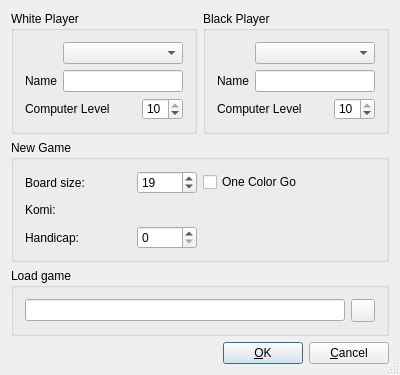
<?xml version="1.0" encoding="UTF-8"?>
<ui version="4.0">
 <class>QNewGameDlgGui</class>
 <widget class="QDialog" name="QNewGameDlgGui">
  <property name="enabled">
   <bool>true</bool>
  </property>
  <property name="geometry">
   <rect>
    <x>0</x>
    <y>0</y>
    <width>400</width>
    <height>375</height>
   </rect>
  </property>
  <property name="sizePolicy">
   <sizepolicy hsizetype="Preferred" vsizetype="Preferred">
    <horstretch>0</horstretch>
    <verstretch>0</verstretch>
   </sizepolicy>
  </property>
  <property name="minimumSize">
   <size>
    <width>400</width>
    <height>375</height>
   </size>
  </property>
  <property name="windowTitle">
   <string>Computer Game</string>
  </property>
  <property name="sizeGripEnabled">
   <bool>true</bool>
  </property>
  <property name="modal">
   <bool>false</bool>
  </property>
  <layout class="QGridLayout">
   <item row="2" column="0" colspan="2">
    <widget class="Q3GroupBox" name="IGSgroup_box_2">
     <property name="sizePolicy">
      <sizepolicy hsizetype="Preferred" vsizetype="Preferred">
       <horstretch>0</horstretch>
       <verstretch>0</verstretch>
      </sizepolicy>
     </property>
     <property name="title">
      <string>Load game</string>
     </property>
     <layout class="QHBoxLayout">
      <item>
       <widget class="QLineEdit" name="_LineEdit_GameToLoad">
        <property name="enabled">
         <bool>true</bool>
        </property>
       </widget>
      </item>
      <item>
       <widget class="QToolButton" name="_FilePathButton">
        <property name="text">
         <string/>
        </property>
        <property name="icon">
         <iconset resource="q4go.qrc">
          <normaloff>:/QNewGameDlgGui/images/qnewgamedlg/image0.png</normaloff>:/QNewGameDlgGui/images/qnewgamedlg/image0.png</iconset>
        </property>
       </widget>
      </item>
     </layout>
    </widget>
   </item>
   <item row="0" column="1">
    <widget class="Q3GroupBox" name="groupBox1_2">
     <property name="title">
      <string>Black Player</string>
     </property>
     <layout class="QGridLayout">
      <item row="2" column="0" colspan="2">
       <widget class="QLabel" name="textLabel1_2">
        <property name="text">
         <string>Computer Level</string>
        </property>
        <property name="wordWrap">
         <bool>false</bool>
        </property>
       </widget>
      </item>
      <item row="2" column="2">
       <widget class="QSpinBox" name="_BlackLevelSpinBox">
        <property name="sizePolicy">
         <sizepolicy hsizetype="Fixed" vsizetype="Fixed">
          <horstretch>0</horstretch>
          <verstretch>0</verstretch>
         </sizepolicy>
        </property>
        <property name="maximum">
         <number>10</number>
        </property>
        <property name="value">
         <number>10</number>
        </property>
       </widget>
      </item>
      <item row="1" column="0">
       <widget class="QLabel" name="textLabel1">
        <property name="text">
         <string>Name</string>
        </property>
        <property name="wordWrap">
         <bool>false</bool>
        </property>
       </widget>
      </item>
      <item row="0" column="0">
       <widget class="QLabel" name="pixmapLabel2">
        <property name="sizePolicy">
         <sizepolicy hsizetype="Fixed" vsizetype="Fixed">
          <horstretch>0</horstretch>
          <verstretch>0</verstretch>
         </sizepolicy>
        </property>
        <property name="pixmap">
         <pixmap resource="q4go.qrc">:/QNewGameDlgGui/images/qnewgamedlg/image1.png</pixmap>
        </property>
        <property name="scaledContents">
         <bool>true</bool>
        </property>
        <property name="wordWrap">
         <bool>false</bool>
        </property>
       </widget>
      </item>
      <item row="1" column="1" colspan="2">
       <widget class="QLineEdit" name="_BlackPlayerLineEdit">
        <property name="sizePolicy">
         <sizepolicy hsizetype="Preferred" vsizetype="Preferred">
          <horstretch>0</horstretch>
          <verstretch>0</verstretch>
         </sizepolicy>
        </property>
       </widget>
      </item>
      <item row="0" column="1" colspan="2">
       <widget class="QComboBox" name="_BlackTypeComboBox">
        <property name="sizePolicy">
         <sizepolicy hsizetype="Preferred" vsizetype="Preferred">
          <horstretch>0</horstretch>
          <verstretch>0</verstretch>
         </sizepolicy>
        </property>
       </widget>
      </item>
     </layout>
    </widget>
   </item>
   <item row="1" column="0" colspan="2">
    <widget class="Q3GroupBox" name="groupBox4">
     <property name="sizePolicy">
      <sizepolicy hsizetype="Preferred" vsizetype="Preferred">
       <horstretch>0</horstretch>
       <verstretch>0</verstretch>
      </sizepolicy>
     </property>
     <property name="title">
      <string>New Game</string>
     </property>
     <layout class="QGridLayout">
      <item row="0" column="0">
       <layout class="QHBoxLayout">
        <property name="spacing">
         <number>6</number>
        </property>
        <property name="margin">
         <number>0</number>
        </property>
        <item>
         <widget class="QLabel" name="TextLabel3">
          <property name="text">
           <string>Board size:</string>
          </property>
          <property name="wordWrap">
           <bool>false</bool>
          </property>
         </widget>
        </item>
        <item>
         <widget class="QSpinBox" name="_SizeSpinBox">
          <property name="maximumSize">
           <size>
            <width>60</width>
            <height>32767</height>
           </size>
          </property>
          <property name="minimum">
           <number>4</number>
          </property>
          <property name="maximum">
           <number>36</number>
          </property>
          <property name="value">
           <number>19</number>
          </property>
         </widget>
        </item>
       </layout>
      </item>
      <item row="2" column="0">
       <layout class="QHBoxLayout">
        <property name="spacing">
         <number>6</number>
        </property>
        <property name="margin">
         <number>0</number>
        </property>
        <item>
         <widget class="QLabel" name="TextLabel5">
          <property name="text">
           <string>Handicap:</string>
          </property>
          <property name="wordWrap">
           <bool>false</bool>
          </property>
         </widget>
        </item>
        <item>
         <widget class="QSpinBox" name="_HandicapSpinBox">
          <property name="maximumSize">
           <size>
            <width>60</width>
            <height>32767</height>
           </size>
          </property>
          <property name="maximum">
           <number>13</number>
          </property>
         </widget>
        </item>
       </layout>
      </item>
      <item row="1" column="0">
       <layout class="QHBoxLayout">
        <property name="spacing">
         <number>6</number>
        </property>
        <property name="margin">
         <number>0</number>
        </property>
        <item>
         <widget class="QLabel" name="TextLabel4">
          <property name="text">
           <string>Komi:</string>
          </property>
          <property name="wordWrap">
           <bool>false</bool>
          </property>
         </widget>
        </item>
        <item>
         <widget class="KomiSpinBox" name="komiSpin" native="true">
          <property name="minimumSize">
           <size>
            <width>20</width>
            <height>20</height>
           </size>
          </property>
          <property name="maximumSize">
           <size>
            <width>60</width>
            <height>32767</height>
           </size>
          </property>
          <property name="focusPolicy">
           <enum>Qt::StrongFocus</enum>
          </property>
          <property name="acceptDrops">
           <bool>true</bool>
          </property>
         </widget>
        </item>
       </layout>
      </item>
      <item row="0" column="1">
       <widget class="QCheckBox" name="_oneColorGoCheckbox">
        <property name="enabled">
         <bool>true</bool>
        </property>
        <property name="text">
         <string>One Color Go</string>
        </property>
       </widget>
      </item>
     </layout>
    </widget>
   </item>
   <item row="0" column="0">
    <widget class="Q3GroupBox" name="groupBox1_2_2">
     <property name="title">
      <string>White Player</string>
     </property>
     <layout class="QGridLayout">
      <item row="2" column="2">
       <widget class="QSpinBox" name="_WhiteLevelSpinBox">
        <property name="sizePolicy">
         <sizepolicy hsizetype="Fixed" vsizetype="Fixed">
          <horstretch>0</horstretch>
          <verstretch>0</verstretch>
         </sizepolicy>
        </property>
        <property name="maximum">
         <number>10</number>
        </property>
        <property name="value">
         <number>10</number>
        </property>
       </widget>
      </item>
      <item row="2" column="0" colspan="2">
       <widget class="QLabel" name="textLabel1_2_2">
        <property name="text">
         <string>Computer Level</string>
        </property>
        <property name="wordWrap">
         <bool>false</bool>
        </property>
       </widget>
      </item>
      <item row="1" column="0">
       <widget class="QLabel" name="textLabel1_3">
        <property name="text">
         <string>Name</string>
        </property>
        <property name="wordWrap">
         <bool>false</bool>
        </property>
       </widget>
      </item>
      <item row="1" column="1" colspan="2">
       <widget class="QLineEdit" name="_WhitePlayerLineEdit">
        <property name="sizePolicy">
         <sizepolicy hsizetype="Preferred" vsizetype="Preferred">
          <horstretch>0</horstretch>
          <verstretch>0</verstretch>
         </sizepolicy>
        </property>
       </widget>
      </item>
      <item row="0" column="1" colspan="2">
       <widget class="QComboBox" name="_WhiteTypeComboBox">
        <property name="sizePolicy">
         <sizepolicy hsizetype="Preferred" vsizetype="Preferred">
          <horstretch>0</horstretch>
          <verstretch>0</verstretch>
         </sizepolicy>
        </property>
       </widget>
      </item>
      <item row="0" column="0">
       <widget class="QLabel" name="pixmapLabel2_2">
        <property name="sizePolicy">
         <sizepolicy hsizetype="Fixed" vsizetype="Fixed">
          <horstretch>0</horstretch>
          <verstretch>0</verstretch>
         </sizepolicy>
        </property>
        <property name="pixmap">
         <pixmap resource="q4go.qrc">:/QNewGameDlgGui/images/qnewgamedlg/image2.png</pixmap>
        </property>
        <property name="scaledContents">
         <bool>true</bool>
        </property>
        <property name="wordWrap">
         <bool>false</bool>
        </property>
       </widget>
      </item>
     </layout>
    </widget>
   </item>
   <item row="3" column="0" colspan="2">
    <spacer name="spacer3">
     <property name="orientation">
      <enum>Qt::Vertical</enum>
     </property>
     <property name="sizeType">
      <enum>QSizePolicy::Expanding</enum>
     </property>
     <property name="sizeHint" stdset="0">
      <size>
       <width>20</width>
       <height>20</height>
      </size>
     </property>
    </spacer>
   </item>
   <item row="4" column="0" colspan="2">
    <layout class="QHBoxLayout">
     <property name="spacing">
      <number>6</number>
     </property>
     <property name="margin">
      <number>0</number>
     </property>
     <item>
      <spacer name="Horizontal Spacing2">
       <property name="orientation">
        <enum>Qt::Horizontal</enum>
       </property>
       <property name="sizeType">
        <enum>QSizePolicy::Expanding</enum>
       </property>
       <property name="sizeHint" stdset="0">
        <size>
         <width>224</width>
         <height>20</height>
        </size>
       </property>
      </spacer>
     </item>
     <item>
      <widget class="QPushButton" name="_OkPushButton">
       <property name="text">
        <string>&amp;OK</string>
       </property>
       <property name="shortcut">
        <string/>
       </property>
       <property name="autoDefault">
        <bool>true</bool>
       </property>
       <property name="default">
        <bool>true</bool>
       </property>
      </widget>
     </item>
     <item>
      <widget class="QPushButton" name="_CancelPushButton">
       <property name="text">
        <string>&amp;Cancel</string>
       </property>
       <property name="shortcut">
        <string/>
       </property>
       <property name="autoDefault">
        <bool>true</bool>
       </property>
      </widget>
     </item>
    </layout>
   </item>
  </layout>
 </widget>
 <layoutdefault spacing="6" margin="11"/>
 <customwidgets>
  <customwidget>
   <class>Q3GroupBox</class>
   <extends>QGroupBox</extends>
   <header>Qt3Support/Q3GroupBox</header>
   <container>1</container>
  </customwidget>
  <customwidget>
   <class>KomiSpinBox</class>
   <extends>QWidget</extends>
   <header location="global">komispinbox.h</header>
  </customwidget>
 </customwidgets>
 <tabstops>
  <tabstop>_WhiteTypeComboBox</tabstop>
  <tabstop>_WhitePlayerLineEdit</tabstop>
  <tabstop>_WhiteLevelSpinBox</tabstop>
  <tabstop>_BlackTypeComboBox</tabstop>
  <tabstop>_BlackPlayerLineEdit</tabstop>
  <tabstop>_BlackLevelSpinBox</tabstop>
  <tabstop>_SizeSpinBox</tabstop>
  <tabstop>komiSpin</tabstop>
  <tabstop>_HandicapSpinBox</tabstop>
  <tabstop>_oneColorGoCheckbox</tabstop>
  <tabstop>_LineEdit_GameToLoad</tabstop>
  <tabstop>_OkPushButton</tabstop>
  <tabstop>_CancelPushButton</tabstop>
 </tabstops>
 <includes>
  <include location="local">komispinbox.h</include>
 </includes>
 <resources>
  <include location="q4go.qrc"/>
 </resources>
 <connections>
  <connection>
   <sender>_OkPushButton</sender>
   <signal>clicked()</signal>
   <receiver>QNewGameDlgGui</receiver>
   <slot>accept()</slot>
   <hints>
    <hint type="sourcelabel">
     <x>20</x>
     <y>20</y>
    </hint>
    <hint type="destinationlabel">
     <x>20</x>
     <y>20</y>
    </hint>
   </hints>
  </connection>
  <connection>
   <sender>_CancelPushButton</sender>
   <signal>clicked()</signal>
   <receiver>QNewGameDlgGui</receiver>
   <slot>reject()</slot>
   <hints>
    <hint type="sourcelabel">
     <x>20</x>
     <y>20</y>
    </hint>
    <hint type="destinationlabel">
     <x>20</x>
     <y>20</y>
    </hint>
   </hints>
  </connection>
  <connection>
   <sender>_FilePathButton</sender>
   <signal>clicked()</signal>
   <receiver>QNewGameDlgGui</receiver>
   <slot>slotGetFileName()</slot>
   <hints>
    <hint type="sourcelabel">
     <x>20</x>
     <y>20</y>
    </hint>
    <hint type="destinationlabel">
     <x>20</x>
     <y>20</y>
    </hint>
   </hints>
  </connection>
 </connections>
</ui>
